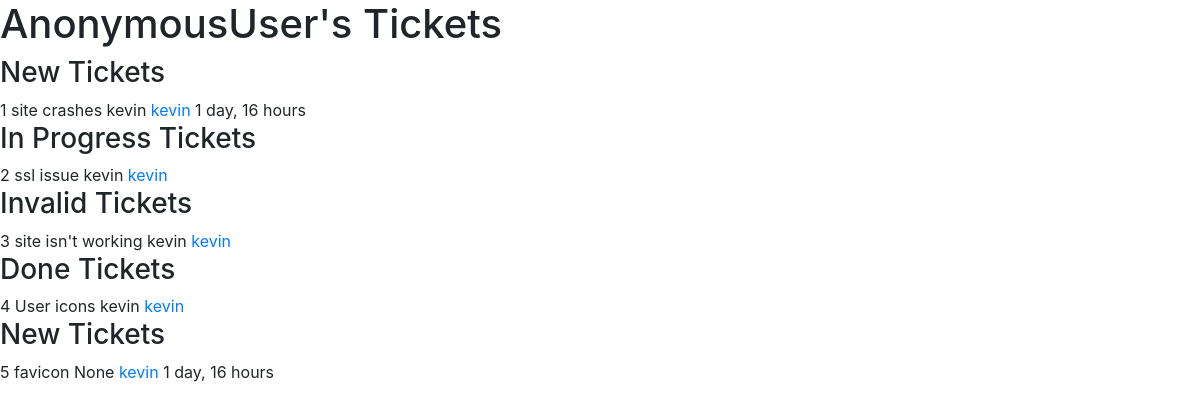
Before: /user/kevin/ with the older database file.
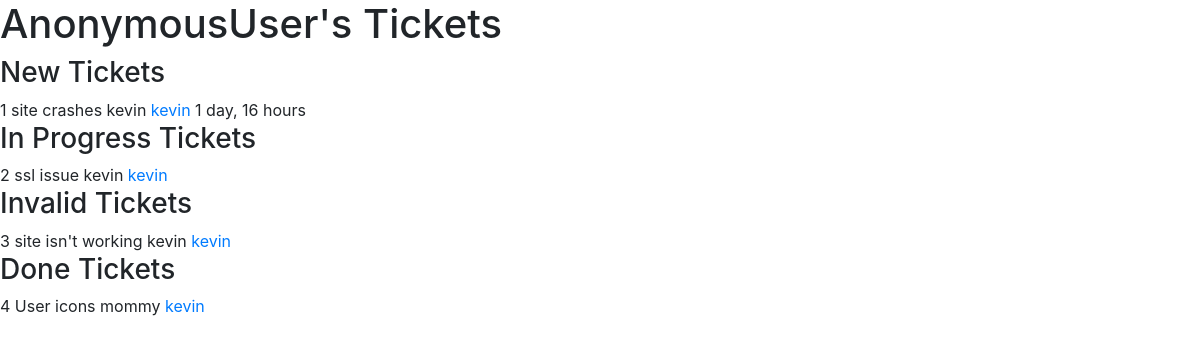
After: the same page with the newer database file.
### bugtracker_app/models.py (models this page shows)
class Ticket(models.Model):
    class StatusChoices(models.TextChoices):
        NEW = 'New',
        IN_PROGRESS = 'In Progress',
        DONE = 'Done',
        INVALID = 'Invalid',
    title = models.CharField(max_length=90)
    time_submitted = models.DateTimeField(
        default=now, editable=False)
    description = models.TextField(max_length=255)
    createdby = models.ForeignKey(
        CustomUserModel, null=True, on_delete=models.CASCADE, related_name='createdby')
    status = models.CharField(
        max_length=32,
        choices=StatusChoices.choices,
        default=StatusChoices.NEW
    )
    assignedto = models.ForeignKey(
        CustomUserModel, null=True, default=None, on_delete=models.CASCADE, related_name='assignedto')
    completedby = models.ForeignKey(
        CustomUserModel, blank=True, null=True, default=None, on_delete=models.CASCADE, related_name='completedby')
    def __str__(self):
        ret = self.title + ',' + self.description + ',' + self.status
        return ret
    class Meta:
        unique_together = ['title', 'description']

### customuser_app/models.py (models this page shows)
class CustomUserModel(AbstractUser):
    displayname = models.CharField(max_length=90, blank=True, null=True)
    REQUIRED_FIELDS = ['displayname']
    def __str__(self):
        return self.username

### bugtracker_app/views.py (the view)
# urls.py: path('user/<str:user_name>/', views.user_ticket_list_view, name='userticketlist'),
def user_ticket_list_view(request, user_name):
    ticket_list = Ticket.objects.filter(createdby__username=user_name)
    new_tickets = Ticket.objects.filter(status='New')
    now = timezone.now()
    print(ticket_list)
    return render(request, 'user_ticket_list.html', {"ticket_list": ticket_list, "new_tickets": new_tickets, "now": now})

### templates/user_ticket_list.html (shortened to what this page needs)
{% extends 'base.html' %}
{% block content %}
<h1>{{request.user}}'s Tickets</h1>
{% for ticket in ticket_list  %}
    {% if ticket.status == 'New' %}
        <h3>New Tickets</h3>
        {{ ticket.id }}
        {{ ticket.title }}
        {{ ticket.assignedto }}
        <a href="{% url 'userticketlist' ticket.createdby %}">{{ticket.createdby}}</a>
        {{ ticket.time_submitted|timesince:now }}
    {% elif ticket.status == 'In Progress' %}
        <h3>In Progress Tickets</h3>
        {{ ticket.id }}
        {{ ticket.title }}
        {{ ticket.assignedto }}
        <a href="{% url 'userticketlist' ticket.createdby %}">{{ticket.createdby}}</a>
    {% elif ticket.status == 'Done' %}
        <h3>Done Tickets</h3>
        {{ ticket.id }}
        {{ ticket.title }}
        {{ ticket.assignedto }}
        <a href="{% url 'userticketlist' ticket.createdby %}">{{ticket.createdby}}</a>
    {% elif ticket.status == 'Invalid' %}
        <h3>Invalid Tickets</h3>
        {{ ticket.id }}
        {{ ticket.title }}
        {{ ticket.assignedto }}
        <a href="{% url 'userticketlist' ticket.createdby %}">{{ticket.createdby}}</a>
    {% endif %}
{% endfor %}
{% endblock %}

Changed rows visible on the page:
no longer on this page (row edited): Ticket: id "5", title "favicon", assignedto "None", createdby "kevin", time_submitted "1 day, 16 hours"
changed Ticket "User icons": assignedto "kevin" → "mommy"
